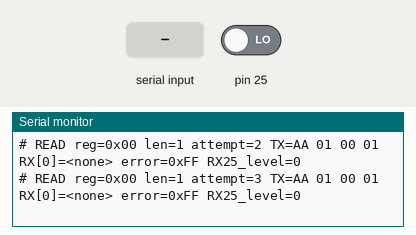
Simulated run of this program. Board: Teensy 4. Parts: the last lines printed to the serial monitor. The test bench sets the inputs (shaded band); at power-on: pin 25 LOW.

Above: at 3.2 s.
3.3 s: "1" received over the second serial link
At 4.18 s:
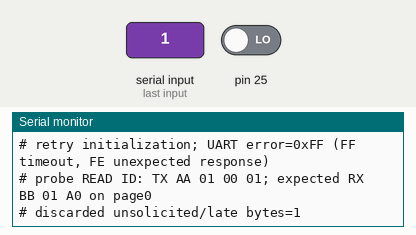
5.5 s: pin 25 driven HIGH
At 9.4 s:
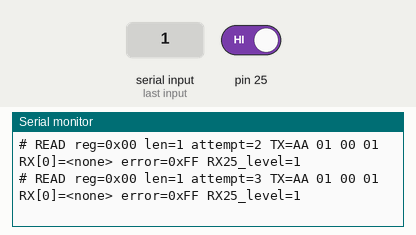
Timing chart, 0 to 10.9 s (numbered marks = the images above; inputs shaded):
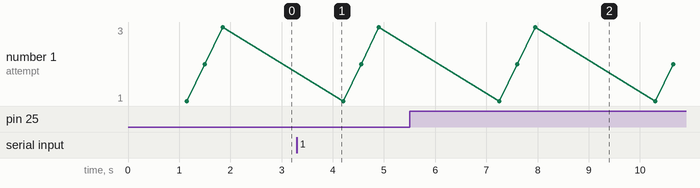

Measured:
- after the input at 3.3 s, the serial monitor: prints a new line after 0.75 s (image 1)
- after the input at 5.5 s, the serial monitor: prints a new line after 1.8 s (image 2)

The program:

main.cpp
```cpp
#include <Arduino.h>

// Teensy 4.1 Serial6: TX=24 -> BNO RX, RX=25 <- BNO TX.
// BNO055 PS1=HIGH, PS0=LOW before power-on; UART is 115200 8N1.
#ifndef BNO_MODE
#define BNO_MODE 0x0C  // NDOF; use 0x08 for IMUPLUS (no magnetic heading).
#endif
namespace {
HardwareSerial &bno = Serial6;
uint32_t errors = 0;
uint8_t lastError = 0;
bool ready = false;
uint8_t rxTrace[64];
size_t rxCount = 0;
uint32_t lastInit = 0, lastSample = 0;

bool byteUntil(uint8_t &value, uint32_t start) {
  while (!bno.available()) {
    if (uint32_t(millis() - start) >= 150) return false;
    yield();
  }
  value = uint8_t(bno.read());
  if (rxCount < sizeof(rxTrace)) rxTrace[rxCount++] = value;
  return true;
}

bool transaction(uint8_t reg, uint8_t *data, uint8_t length, bool read) {
  for (unsigned attempt = 0; attempt < 3; ++attempt) {
    // One outstanding request. On timeout allow the late reply to drain.
    unsigned stale = 0;
    while (bno.available() && stale < 256) { bno.read(); ++stale; }
    if (stale) Serial.printf("# discarded unsolicited/late bytes=%u\n", stale);
    rxCount = 0;
    const uint8_t cmd[] = {0xAA, uint8_t(read ? 1 : 0), reg, length};
    bno.write(cmd, sizeof(cmd));
    if (!read) bno.write(data, length);
    bno.flush();
    const uint32_t start = millis();
    uint8_t header = 0, status = 0;
    bool ok = byteUntil(header, start) && byteUntil(status, start);
    lastError = 0xFF;  // host timeout
    if (ok && header == 0xEE) {
      lastError = status;
      if (!read && status == 0x01) return true;
    } else if (ok && read && header == 0xBB && status == length) {
      for (uint8_t i = 0; i < length && ok; ++i) ok = byteUntil(data[i], start);
      if (ok) return true;
    } else if (ok) lastError = 0xFE; // malformed response
    Serial.printf("# %s reg=0x%02X len=%u attempt=%u TX=", read ? "READ" : "WRITE", reg, length, attempt+1);
    for (uint8_t x : cmd) Serial.printf("%02X ", x);
    if (!read) for (unsigned i=0; i<length; ++i) Serial.printf("%02X ", data[i]);
    Serial.printf("RX[%u]=", unsigned(rxCount));
    for (unsigned i=0; i<rxCount; ++i) Serial.printf("%02X ", rxTrace[i]);
    if (!rxCount) Serial.print("<none>");
    Serial.printf(" error=0x%02X RX25_level=%d\n", lastError, digitalRead(25));
    ++errors;
    delay(200);
  }
  return false;
}
bool readRegs(uint8_t reg, uint8_t *data, uint8_t n) { return transaction(reg, data, n, true); }
bool writeReg(uint8_t reg, uint8_t value) { return transaction(reg, &value, 1, false); }
int16_t signed16(const uint8_t *p) { return int16_t(uint16_t(p[0]) | (uint16_t(p[1]) << 8)); }

bool initialize() {
  // Read-only presence probe first; expected reply BB 01 A0 after power-on.
  uint8_t probe = 0;
  Serial.println("# probe READ ID: TX AA 01 00 01; expected RX BB 01 A0 on page0");
  if (!readRegs(0x00, &probe, 1)) return false;
  Serial.printf("# probe response=0x%02X (page may not yet be 0)\n", probe);
  if (!writeReg(0x07, 0)) return false;  // PAGE_ID
  uint8_t id = 0;
  if (!readRegs(0x00, &id, 1) || id != 0xA0) {
    Serial.printf("# CHIP_ID=0x%02X, expected 0xA0\n", id);
    return false;
  }
  if (!writeReg(0x3D, 0)) return false; // CONFIGMODE
  delay(30);
  if (!writeReg(0x3E, 0) || !writeReg(0x3B, 0)) return false; // normal power, m/s2, deg/s, degrees
  // Restore default axis map so an earlier application cannot change this test.
  if (!writeReg(0x41, 0x24) || !writeReg(0x42, 0)) return false;
  if (!writeReg(0x3D, BNO_MODE)) return false;
  delay(30);
  uint8_t mode = 0;
  if (!readRegs(0x3D, &mode, 1) || mode != BNO_MODE) return false;
  Serial.printf("# BNO055 ready: CHIP_ID=0x%02X mode=0x%02X TX24 RX25\n", id, mode);
  Serial.println("t_ms,ax,ay,az,gx_dps,gy_dps,gz_dps,heading_deg,roll_deg,pitch_deg,qw,qx,qy,qz,lin_ax,lin_ay,lin_az,grav_x,grav_y,grav_z,temp_c,cal_sys,cal_gyr,cal_acc,cal_mag,sys_status,sys_error,uart_errors");
  return true;
}
}

void setup() {
  Serial.begin(115200);
  const uint32_t start = millis();
  while (!Serial && millis() - start < 3000) {}
  Serial6.setTX(24);
  Serial6.setRX(25);
  bno.begin(115200, SERIAL_8N1);
  delay(1000); // BNO055 boot
  Serial.println("# BNO055 UART diagnostic v2; PS1=3.3V PS0=GND; units acceleration=m/s2.");
  ready = initialize();
  lastInit = millis();
}

void loop() {
  if (!ready) {
    if (uint32_t(millis() - lastInit) < 2000) return;
    Serial.printf("# retry initialization; UART error=0x%02X (FF timeout, FE unexpected response)\n", lastError);
    ready = initialize(); lastInit = millis(); return;
  }
  if (uint32_t(millis() - lastSample) < 20) return; // ~50Hz host polling
  lastSample = millis();
  uint8_t data[51]; // page0 0x08..0x3A: accel through SYS_ERR
  if (!readRegs(0x08, data, sizeof(data))) {
    Serial.printf("# read failed: error=0x%02X total=%lu\n", lastError, (unsigned long)errors);
    ready = false; lastInit = millis(); return;
  }
  Serial.printf("%lu", (unsigned long)millis()); // host receipt, not sensor exposure timestamp
  for (unsigned offset : {0u, 2u, 4u}) Serial.printf(",%.4f", signed16(data + offset) / 100.0);
  for (unsigned offset : {12u, 14u, 16u, 18u, 20u, 22u}) Serial.printf(",%.4f", signed16(data + offset) / 16.0);
  for (unsigned offset : {24u, 26u, 28u, 30u}) Serial.printf(",%.6f", signed16(data + offset) / 16384.0);
  for (unsigned offset : {32u, 34u, 36u, 38u, 40u, 42u}) Serial.printf(",%.4f", signed16(data + offset) / 100.0);
  const uint8_t cal = data[45];
  Serial.printf(",%d,%u,%u,%u,%u,%u,%u,%lu\n", int(int8_t(data[44])), (cal >> 6) & 3,
                (cal >> 4) & 3, (cal >> 2) & 3, cal & 3, data[49], data[50], (unsigned long)errors);
}
```
